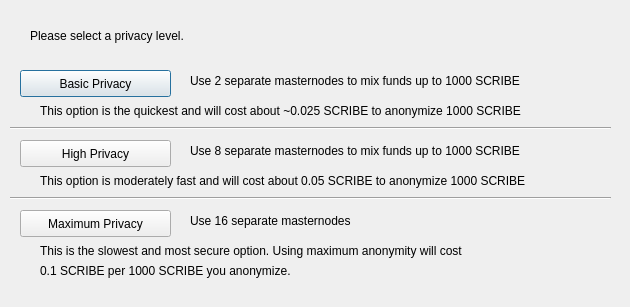
<?xml version="1.0" encoding="UTF-8"?>
<ui version="4.0">
 <class>DarksendConfig</class>
 <widget class="QDialog" name="DarksendConfig">
  <property name="geometry">
   <rect>
    <x>0</x>
    <y>0</y>
    <width>630</width>
    <height>307</height>
   </rect>
  </property>
  <property name="windowTitle">
   <string>Configure PrivateSend</string>
  </property>
  <widget class="QPushButton" name="buttonBasic">
   <property name="geometry">
    <rect>
     <x>20</x>
     <y>70</y>
     <width>151</width>
     <height>27</height>
    </rect>
   </property>
   <property name="text">
    <string>Basic Privacy</string>
   </property>
  </widget>
  <widget class="QPushButton" name="buttonHigh">
   <property name="geometry">
    <rect>
     <x>20</x>
     <y>140</y>
     <width>151</width>
     <height>27</height>
    </rect>
   </property>
   <property name="text">
    <string>High Privacy</string>
   </property>
  </widget>
  <widget class="QPushButton" name="buttonMax">
   <property name="geometry">
    <rect>
     <x>20</x>
     <y>210</y>
     <width>151</width>
     <height>27</height>
    </rect>
   </property>
   <property name="text">
    <string>Maximum Privacy</string>
   </property>
  </widget>
  <widget class="QLabel" name="label">
   <property name="geometry">
    <rect>
     <x>30</x>
     <y>20</y>
     <width>571</width>
     <height>31</height>
    </rect>
   </property>
   <property name="text">
    <string>Please select a privacy level.</string>
   </property>
  </widget>
  <widget class="QLabel" name="label_2">
   <property name="geometry">
    <rect>
     <x>190</x>
     <y>70</y>
     <width>421</width>
     <height>21</height>
    </rect>
   </property>
   <property name="text">
    <string>Use 2 separate masternodes to mix funds up to 1000 SCRIBE</string>
   </property>
  </widget>
  <widget class="QLabel" name="label_3">
   <property name="geometry">
    <rect>
     <x>190</x>
     <y>140</y>
     <width>411</width>
     <height>21</height>
    </rect>
   </property>
   <property name="text">
    <string>Use 8 separate masternodes to mix funds up to 1000 SCRIBE</string>
   </property>
  </widget>
  <widget class="QLabel" name="label_4">
   <property name="geometry">
    <rect>
     <x>190</x>
     <y>210</y>
     <width>421</width>
     <height>21</height>
    </rect>
   </property>
   <property name="text">
    <string>Use 16 separate masternodes</string>
   </property>
  </widget>
  <widget class="QLabel" name="label_6">
   <property name="geometry">
    <rect>
     <x>40</x>
     <y>100</y>
     <width>561</width>
     <height>21</height>
    </rect>
   </property>
   <property name="text">
    <string>This option is the quickest and will cost about ~0.025 SCRIBE to anonymize 1000 SCRIBE</string>
   </property>
  </widget>
  <widget class="QLabel" name="label_7">
   <property name="geometry">
    <rect>
     <x>40</x>
     <y>170</y>
     <width>561</width>
     <height>21</height>
    </rect>
   </property>
   <property name="text">
    <string>This option is moderately fast and will cost about 0.05 SCRIBE to anonymize 1000 SCRIBE</string>
   </property>
  </widget>
  <widget class="QLabel" name="label_8">
   <property name="geometry">
    <rect>
     <x>40</x>
     <y>240</y>
     <width>561</width>
     <height>21</height>
    </rect>
   </property>
   <property name="text">
    <string>This is the slowest and most secure option. Using maximum anonymity will cost</string>
   </property>
  </widget>
  <widget class="QLabel" name="label_9">
   <property name="geometry">
    <rect>
     <x>40</x>
     <y>260</y>
     <width>561</width>
     <height>21</height>
    </rect>
   </property>
   <property name="text">
    <string>0.1 SCRIBE per 1000 SCRIBE you anonymize.</string>
   </property>
  </widget>
  <widget class="Line" name="line">
   <property name="geometry">
    <rect>
     <x>10</x>
     <y>120</y>
     <width>601</width>
     <height>16</height>
    </rect>
   </property>
   <property name="orientation">
    <enum>Qt::Horizontal</enum>
   </property>
  </widget>
  <widget class="Line" name="line_2">
   <property name="geometry">
    <rect>
     <x>10</x>
     <y>190</y>
     <width>601</width>
     <height>16</height>
    </rect>
   </property>
   <property name="orientation">
    <enum>Qt::Horizontal</enum>
   </property>
  </widget>
 </widget>
 <resources/>
 <connections/>
</ui>
